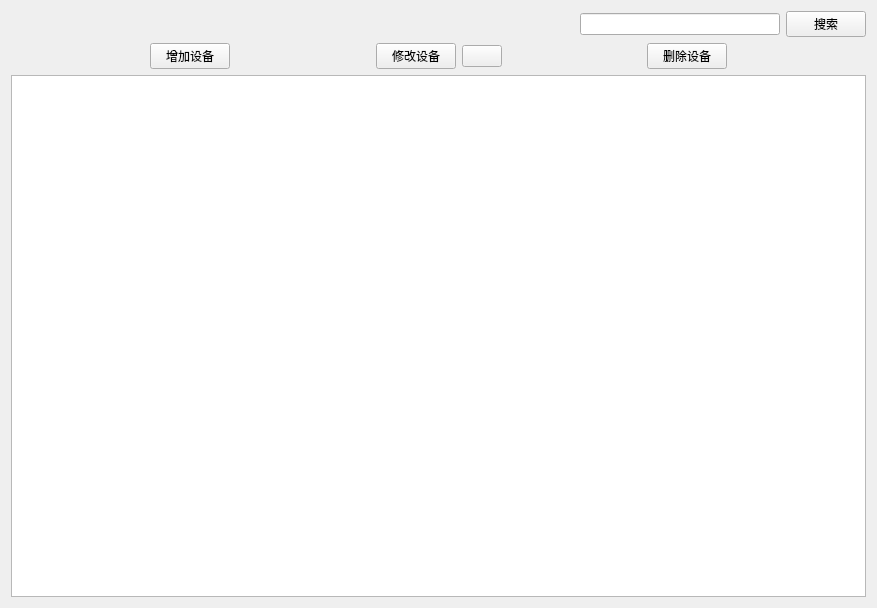
<?xml version="1.0" encoding="UTF-8"?>
<ui version="4.0">
 <class>device_manager</class>
 <widget class="QWidget" name="device_manager">
  <property name="geometry">
   <rect>
    <x>0</x>
    <y>0</y>
    <width>877</width>
    <height>608</height>
   </rect>
  </property>
  <property name="windowTitle">
   <string>Form</string>
  </property>
  <layout class="QGridLayout" name="gridLayout">
   <item row="0" column="0">
    <layout class="QHBoxLayout" name="horizontalLayout">
     <item>
      <spacer name="horizontalSpacer">
       <property name="orientation">
        <enum>Qt::Horizontal</enum>
       </property>
       <property name="sizeHint" stdset="0">
        <size>
         <width>40</width>
         <height>20</height>
        </size>
       </property>
      </spacer>
     </item>
     <item>
      <widget class="QLineEdit" name="searchLineEdit">
       <property name="maximumSize">
        <size>
         <width>200</width>
         <height>16777215</height>
        </size>
       </property>
       <property name="text">
        <string/>
       </property>
      </widget>
     </item>
     <item>
      <widget class="QPushButton" name="pushButton_4">
       <property name="text">
        <string>搜索</string>
       </property>
      </widget>
     </item>
    </layout>
   </item>
   <item row="1" column="0">
    <layout class="QHBoxLayout" name="horizontalLayout_2">
     <item>
      <spacer name="horizontalSpacer_2">
       <property name="orientation">
        <enum>Qt::Horizontal</enum>
       </property>
       <property name="sizeHint" stdset="0">
        <size>
         <width>124</width>
         <height>20</height>
        </size>
       </property>
      </spacer>
     </item>
     <item>
      <widget class="QPushButton" name="addDevBtn">
       <property name="text">
        <string>增加设备</string>
       </property>
      </widget>
     </item>
     <item>
      <spacer name="horizontalSpacer_3">
       <property name="orientation">
        <enum>Qt::Horizontal</enum>
       </property>
       <property name="sizeHint" stdset="0">
        <size>
         <width>124</width>
         <height>20</height>
        </size>
       </property>
      </spacer>
     </item>
     <item>
      <widget class="QPushButton" name="updateDevBtn">
       <property name="text">
        <string>修改设备</string>
       </property>
      </widget>
     </item>
     <item>
      <widget class="QPushButton" name="pushButton">
       <property name="styleSheet">
        <string notr="true"/>
       </property>
       <property name="text">
        <string/>
       </property>
       <property name="icon">
        <iconset resource="../main.qrc">
         <normaloff>:/images/refresh.png</normaloff>:/images/refresh.png</iconset>
       </property>
      </widget>
     </item>
     <item>
      <spacer name="horizontalSpacer_4">
       <property name="orientation">
        <enum>Qt::Horizontal</enum>
       </property>
       <property name="sizeHint" stdset="0">
        <size>
         <width>123</width>
         <height>20</height>
        </size>
       </property>
      </spacer>
     </item>
     <item>
      <widget class="QPushButton" name="deleteDevBtn">
       <property name="text">
        <string>删除设备</string>
       </property>
      </widget>
     </item>
     <item>
      <spacer name="horizontalSpacer_5">
       <property name="orientation">
        <enum>Qt::Horizontal</enum>
       </property>
       <property name="sizeHint" stdset="0">
        <size>
         <width>124</width>
         <height>20</height>
        </size>
       </property>
      </spacer>
     </item>
    </layout>
   </item>
   <item row="2" column="0">
    <widget class="QTableWidget" name="tableWidget">
     <attribute name="horizontalHeaderStretchLastSection">
      <bool>true</bool>
     </attribute>
    </widget>
   </item>
  </layout>
 </widget>
 <resources>
  <include location="../main.qrc"/>
 </resources>
 <connections/>
</ui>
